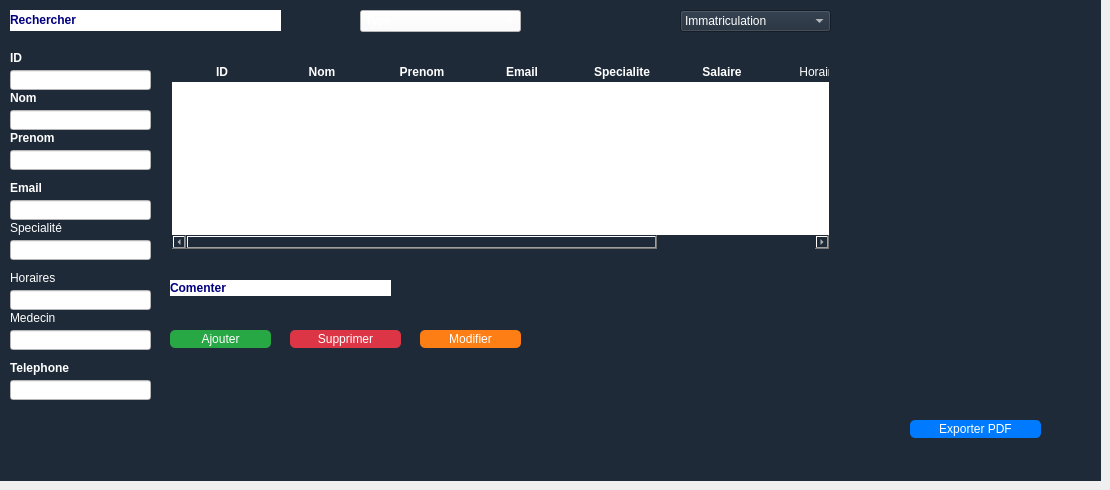
      <widget class="QWidget" name="page_18">
       <widget class="QFrame" name="trirecherche_7">
        <property name="geometry">
         <rect>
          <x>0</x>
          <y>0</y>
          <width>1101</width>
          <height>51</height>
         </rect>
        </property>
        <property name="styleSheet">
         <string notr="true">background-color: #1e2a38;
color: white;
font: bold 11pt &quot;Arial&quot;;

</string>
        </property>
        <property name="frameShape">
         <enum>QFrame::Shape::NoFrame</enum>
        </property>
        <widget class="QLabel" name="recherche_7">
         <property name="geometry">
          <rect>
           <x>10</x>
           <y>10</y>
           <width>271</width>
           <height>21</height>
          </rect>
         </property>
         <property name="styleSheet">
          <string notr="true">background-color: white;
    gridline-color: #ccc;
    font: 10pt &quot;Arial&quot;;</string>
         </property>
         <property name="text">
          <string>&lt;html&gt;&lt;head/&gt;&lt;body&gt;&lt;p&gt;&lt;span style=&quot; font-weight:700; color:#00007f;&quot;&gt;Rechercher&lt;/span&gt;&lt;/p&gt;&lt;/body&gt;&lt;/html&gt;</string>
         </property>
        </widget>
        <widget class="QComboBox" name="triemail_7">
         <property name="geometry">
          <rect>
           <x>360</x>
           <y>10</y>
           <width>161</width>
           <height>22</height>
          </rect>
         </property>
         <property name="styleSheet">
          <string notr="true">background-color: white;
    gridline-color: #ccc;
    font: 10pt &quot;Arial&quot;;</string>
         </property>
         <item>
          <property name="text">
           <string>Type</string>
          </property>
         </item>
         <item>
          <property name="text">
           <string/>
          </property>
         </item>
         <item>
          <property name="text">
           <string/>
          </property>
         </item>
        </widget>
        <widget class="QComboBox" name="trisalaire_7">
         <property name="geometry">
          <rect>
           <x>680</x>
           <y>10</y>
           <width>151</width>
           <height>22</height>
          </rect>
         </property>
         <item>
          <property name="text">
           <string>Immatriculation</string>
          </property>
         </item>
        </widget>
       </widget>
       <widget class="QFrame" name="liste_3">
        <property name="geometry">
         <rect>
          <x>0</x>
          <y>50</y>
          <width>161</width>
          <height>431</height>
         </rect>
        </property>
        <property name="styleSheet">
         <string notr="true">background-color: #1e2a38;
color: white;
font: bold 11pt &quot;Arial&quot;;</string>
        </property>
        <property name="frameShape">
         <enum>QFrame::Shape::NoFrame</enum>
        </property>
        <widget class="QLabel" name="idcabi">
         <property name="geometry">
          <rect>
           <x>10</x>
           <y>0</y>
           <width>141</width>
           <height>16</height>
          </rect>
         </property>
         <property name="styleSheet">
          <string notr="true"/>
         </property>
         <property name="text">
          <string>&lt;html&gt;&lt;head/&gt;&lt;body&gt;&lt;p&gt;&lt;span style=&quot; font-weight:704;&quot;&gt;ID &lt;/span&gt;&lt;/p&gt;&lt;/body&gt;&lt;/html&gt;</string>
         </property>
        </widget>
        <widget class="QLabel" name="nom_2">
         <property name="geometry">
          <rect>
           <x>10</x>
           <y>40</y>
           <width>141</width>
           <height>16</height>
          </rect>
         </property>
         <property name="text">
          <string>&lt;html&gt;&lt;head/&gt;&lt;body&gt;&lt;p&gt;&lt;span style=&quot; font-weight:704;&quot;&gt;Nom&lt;/span&gt;&lt;/p&gt;&lt;/body&gt;&lt;/html&gt;</string>
         </property>
        </widget>
        <widget class="QLabel" name="prenom_2">
         <property name="geometry">
          <rect>
           <x>10</x>
           <y>80</y>
           <width>141</width>
           <height>16</height>
          </rect>
         </property>
         <property name="text">
          <string>&lt;html&gt;&lt;head/&gt;&lt;body&gt;&lt;p&gt;&lt;span style=&quot; font-weight:704;&quot;&gt;Prenom&lt;/span&gt;&lt;/p&gt;&lt;/body&gt;&lt;/html&gt;</string>
         </property>
        </widget>
        <widget class="QLabel" name="medecin">
         <property name="geometry">
          <rect>
           <x>10</x>
           <y>260</y>
           <width>141</width>
           <height>16</height>
          </rect>
         </property>
         <property name="text">
          <string>&lt;html&gt;&lt;head/&gt;&lt;body&gt;&lt;p&gt;Medecin &lt;/p&gt;&lt;/body&gt;&lt;/html&gt;</string>
         </property>
        </widget>
        <widget class="QLabel" name="telephone_2">
         <property name="geometry">
          <rect>
           <x>10</x>
           <y>310</y>
           <width>141</width>
           <height>16</height>
          </rect>
         </property>
         <property name="text">
          <string>&lt;html&gt;&lt;head/&gt;&lt;body&gt;&lt;p&gt;&lt;span style=&quot; font-weight:700;&quot;&gt;Telephone&lt;/span&gt;&lt;/p&gt;&lt;/body&gt;&lt;/html&gt;</string>
         </property>
        </widget>
        <widget class="QLineEdit" name="idcabiline">
         <property name="geometry">
          <rect>
           <x>10</x>
           <y>20</y>
           <width>141</width>
           <height>20</height>
          </rect>
         </property>
         <property name="styleSheet">
          <string notr="true">background-color: white;
    gridline-color: #ccc;
    font: 10pt &quot;Arial&quot;;</string>
         </property>
        </widget>
        <widget class="QLineEdit" name="nomline_2">
         <property name="geometry">
          <rect>
           <x>10</x>
           <y>60</y>
           <width>141</width>
           <height>20</height>
          </rect>
         </property>
         <property name="styleSheet">
          <string notr="true">background-color: white;
    gridline-color: #ccc;
    font: 10pt &quot;Arial&quot;;
</string>
         </property>
        </widget>
        <widget class="QLineEdit" name="medecinline">
         <property name="geometry">
          <rect>
           <x>10</x>
           <y>280</y>
           <width>141</width>
           <height>20</height>
          </rect>
         </property>
         <property name="styleSheet">
          <string notr="true">background-color: white;
    gridline-color: #ccc;
    font: 10pt &quot;Arial&quot;;
</string>
         </property>
        </widget>
        <widget class="QLineEdit" name="telephoneline_2">
         <property name="geometry">
          <rect>
           <x>10</x>
           <y>330</y>
           <width>141</width>
           <height>20</height>
          </rect>
         </property>
         <property name="styleSheet">
          <string notr="true">background-color: white;
    gridline-color: #ccc;
    font: 10pt &quot;Arial&quot;;
</string>
         </property>
        </widget>
        <widget class="QLabel" name="email_2">
         <property name="geometry">
          <rect>
           <x>10</x>
           <y>130</y>
           <width>141</width>
           <height>16</height>
          </rect>
         </property>
         <property name="text">
          <string>&lt;html&gt;&lt;head/&gt;&lt;body&gt;&lt;p&gt;&lt;span style=&quot; font-weight:704;&quot;&gt;Email&lt;/span&gt;&lt;/p&gt;&lt;/body&gt;&lt;/html&gt;</string>
         </property>
        </widget>
        <widget class="QLineEdit" name="emailline_2">
         <property name="geometry">
          <rect>
           <x>10</x>
           <y>150</y>
           <width>141</width>
           <height>20</height>
          </rect>
         </property>
         <property name="styleSheet">
          <string notr="true">background-color: white;
    gridline-color: #ccc;
    font: 10pt &quot;Arial&quot;;
</string>
         </property>
        </widget>
        <widget class="QLabel" name="spec">
         <property name="geometry">
          <rect>
           <x>10</x>
           <y>170</y>
           <width>141</width>
           <height>16</height>
          </rect>
         </property>
         <property name="text">
          <string>&lt;html&gt;&lt;head/&gt;&lt;body&gt;&lt;p&gt;Specialité&lt;/p&gt;&lt;/body&gt;&lt;/html&gt;</string>
         </property>
        </widget>
        <widget class="QLineEdit" name="horaireline">
         <property name="geometry">
          <rect>
           <x>10</x>
           <y>240</y>
           <width>141</width>
           <height>20</height>
          </rect>
         </property>
         <property name="styleSheet">
          <string notr="true">background-color: white;
    gridline-color: #ccc;
    font: 10pt &quot;Arial&quot;;
</string>
         </property>
        </widget>
        <widget class="QLineEdit" name="specline">
         <property name="geometry">
          <rect>
           <x>10</x>
           <y>190</y>
           <width>141</width>
           <height>20</height>
          </rect>
         </property>
         <property name="styleSheet">
          <string notr="true">background-color: white;
    gridline-color: #ccc;
    font: 10pt &quot;Arial&quot;;
</string>
         </property>
        </widget>
        <widget class="QLabel" name="horaire">
         <property name="geometry">
          <rect>
           <x>10</x>
           <y>220</y>
           <width>141</width>
           <height>16</height>
          </rect>
         </property>
         <property name="text">
          <string>&lt;html&gt;&lt;head/&gt;&lt;body&gt;&lt;p&gt;Horaires&lt;/p&gt;&lt;/body&gt;&lt;/html&gt;</string>
         </property>
        </widget>
        <widget class="QLineEdit" name="prenomline_2">
         <property name="geometry">
          <rect>
           <x>10</x>
           <y>100</y>
           <width>141</width>
           <height>20</height>
          </rect>
         </property>
         <property name="styleSheet">
          <string notr="true">background-color: white;
    gridline-color: #ccc;
    font: 10pt &quot;Arial&quot;;
</string>
         </property>
        </widget>
       </widget>
       <widget class="QFrame" name="cruds_3">
        <property name="geometry">
         <rect>
          <x>160</x>
          <y>50</y>
          <width>941</width>
          <height>431</height>
         </rect>
        </property>
        <property name="styleSheet">
         <string notr="true">background-color: #1e2a38;
color: white;
font: bold 11pt &quot;Arial&quot;;

</string>
        </property>
        <property name="frameShape">
         <enum>QFrame::Shape::NoFrame</enum>
        </property>
        <widget class="QLabel" name="comment_3">
         <property name="geometry">
          <rect>
           <x>10</x>
           <y>230</y>
           <width>221</width>
           <height>16</height>
          </rect>
         </property>
         <property name="styleSheet">
          <string notr="true">background-color: white;
    gridline-color: #ccc;
    font: 10pt &quot;Arial&quot;;
</string>
         </property>
         <property name="text">
          <string>&lt;html&gt;&lt;head/&gt;&lt;body&gt;&lt;p&gt;&lt;span style=&quot; font-weight:700; color:#00007f;&quot;&gt;Comenter&lt;/span&gt;&lt;/p&gt;&lt;/body&gt;&lt;/html&gt;</string>
         </property>
        </widget>
        <widget class="QPushButton" name="ajouter_9">
         <property name="geometry">
          <rect>
           <x>10</x>
           <y>280</y>
           <width>101</width>
           <height>18</height>
          </rect>
         </property>
         <property name="styleSheet">
          <string notr="true">QPushButton {
    background-color: #28a745;
    color: white;
    border-radius: 5px;
}

</string>
         </property>
         <property name="text">
          <string>Ajouter</string>
         </property>
        </widget>
        <widget class="QPushButton" name="modifier_9">
         <property name="geometry">
          <rect>
           <x>260</x>
           <y>280</y>
           <width>101</width>
           <height>18</height>
          </rect>
         </property>
         <property name="styleSheet">
          <string notr="true">QPushButton {
    background-color: #fd7e14;
    color: white;
    border-radius: 5px;
}
</string>
         </property>
         <property name="text">
          <string>Modifier</string>
         </property>
        </widget>
        <widget class="QPushButton" name="exporter_9">
         <property name="geometry">
          <rect>
           <x>750</x>
           <y>370</y>
           <width>131</width>
           <height>18</height>
          </rect>
         </property>
         <property name="styleSheet">
          <string notr="true">QPushButton {
    background-color: #007bff;
    color: white;
    border-radius: 5px;
}
</string>
         </property>
         <property name="text">
          <string>Exporter PDF</string>
         </property>
        </widget>
        <widget class="QPushButton" name="supprimer_8">
         <property name="geometry">
          <rect>
           <x>130</x>
           <y>280</y>
           <width>111</width>
           <height>18</height>
          </rect>
         </property>
         <property name="styleSheet">
          <string notr="true">QPushButton {
    background-color: #dc3545;
    color: white;
    border-radius: 5px;
}</string>
         </property>
         <property name="text">
          <string>Supprimer</string>
         </property>
        </widget>
        <widget class="QTableWidget" name="tableau_12">
         <property name="geometry">
          <rect>
           <x>10</x>
           <y>10</y>
           <width>661</width>
           <height>191</height>
          </rect>
         </property>
         <property name="styleSheet">
          <string notr="true">QTableWidget {
    background-color: white;        /* cellules blanches */
    color: #1e2a38;                 /* texte bleu foncé */
    border: 2px solid #1e2a38;      /* bordures du tableau */
    font: bold 11pt &quot;Arial&quot;;
}

QTableWidget::item {
    background-color: white;        /* garde les cellules blanches */
    color: #1e2a38;
}

QHeaderView::section {
    background-color: #1e2a38;      /* en-tête bleu foncé */
    color: white;                   /* texte blanc */
    font: bold 11pt &quot;Arial&quot;;
    border: 1px solid #1e2a38;
}
</string>
         </property>
         <column>
          <property name="text">
           <string>ID</string>
          </property>
          <property name="font">
           <font>
            <bold>true</bold>
           </font>
          </property>
         </column>
         <column>
          <property name="text">
           <string>Nom</string>
          </property>
          <property name="font">
           <font>
            <bold>true</bold>
           </font>
          </property>
         </column>
         <column>
          <property name="text">
           <string>Prenom</string>
          </property>
          <property name="font">
           <font>
            <bold>true</bold>
           </font>
          </property>
         </column>
         <column>
          <property name="text">
           <string>Email</string>
          </property>
          <property name="font">
           <font>
            <bold>true</bold>
           </font>
          </property>
         </column>
         <column>
          <property name="text">
           <string>Specialite</string>
          </property>
          <property name="font">
           <font>
            <bold>true</bold>
           </font>
          </property>
         </column>
         <column>
          <property name="text">
           <string>Salaire</string>
          </property>
          <property name="font">
           <font>
            <bold>true</bold>
           </font>
          </property>
         </column>
         <column>
          <property name="text">
           <string>Horaires</string>
          </property>
         </column>
         <column>
          <property name="text">
           <string>Telephone</string>
          </property>
         </column>
        </widget>
       </widget>
      </widget>
